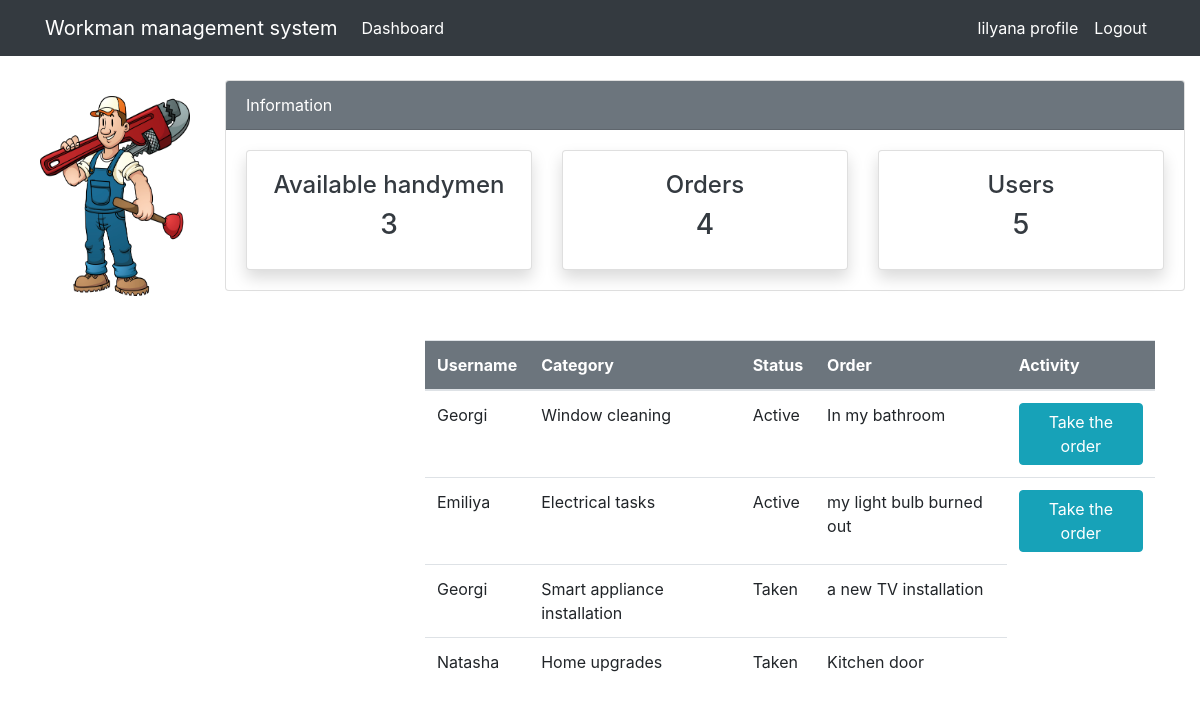
Screenshot of /orders/ (signed in) with the database file from the repository.
### gui/models.py (models this page shows, shortened)
class Order(models.Model):
    owner = models.ForeignKey(User, on_delete=models.CASCADE, null=True)
    category = models.CharField(max_length=80, choices=CATEGORY, null=True)
    order = models.CharField(max_length=150, null=True)
    status = models.CharField(choices=STATUS_CHOICE, max_length=20, null=True)

### gui/views.py (the view)
# urls.py: path('orders/', views.orders, name='gui-orders'),
@login_required(login_url='users-login')
def orders(request):
    order_requests = Order.objects.all()
    users_count = get_user_model().objects.all().count()
    staff_count = get_user_model().objects.filter(is_staff=True).filter(is_superuser=False).count()
    all_count = Order.objects.all().count()
    order_count = Order.objects.filter(owner=request.user).count()
    curr = order_requests.filter(owner=request.user)
    if request.method == 'POST':
        form = OrderForm(request.POST)
        if form.is_valid():
            result = form.save()
            result.owner = request.user
            result.status = "Active"
            result.save()
            return redirect('gui-orders')
    else:
        form = OrderForm()
    context = {
        'all_count':all_count,
        'curr': curr,
        'order_requests': order_requests,
        'form': form,
        'users_count': users_count-staff_count-1,
        'staff_count': staff_count,
        'order_count': order_count,
    }
    return render(request, 'gui/orders.html', context)

### templates/gui/orders.html (shortened to what this page needs)
{% extends 'partials/base.html' %}
{% load crispy_forms_tags %}
{% block content1 %}
{% load static %}
    <img style="float: left; margin: 40px 20px 20px 40px;" src="{% static '/craftman.png' %}" alt="craftman" width="150" height="200" />
{% include 'partials/board.html' %}
{% endblock %}
{% block content %}
<div class="row my-4">
    <div class="col-md-4">
    </div>
    <div class="col-md-8">
        <table class="table bg-white">
            <thead class="bg-secondary text-white">
                <tr>
                    <th scope="col">Username</th>
                    <th scope="col">Category</th>
                    <th scope="col">Status</th>
                    <th scope="col">Order</th>
                    <th scope="col">Activity</th>
                </tr>
            </thead>
            {% if user.is_active and not user.is_staff %}
            <tbody>
                {% for request in curr %}
                <tr>
                    <td>{{ request.owner }}</td>
                    <td>{{ request.category }}</td>
                    <td>{{ request.status }}</td>
                    <td>{{ request.order }}</td>
                    <td>
                        <a class="btn btn-info btn-sm ml-2"
                        href="{% url 'gui-orders-update' request.id %}">Edit</a>
                        <a class="btn btn-danger btn-sm ml-2"
                            href="{% url 'gui-orders-delete' request.id %}">Delete</a>
                    </td>
                </tr>
                {% endfor %}
            </tbody>
            {% else %}
            <tbody>
                {% for request in order_requests %}
                <tr>
                    <td>{{ request.owner }}</td>
                    <td>{{ request.category }}</td>
                    <td>{{ request.status }}</td>
                    <td>{{ request.order }}</td>
                    {% if request.status == "Active" %}
                    <td>
                        <a class="btn btn-info"
                        href="{% url 'gui-orders-mail' request.id %}">Take the order</a>
                    </td>
                    {% endif %}
                </tr>
                {% endfor %}
            </tbody>
            {% endif %}
        </table>
    </div>
</div>
{% endblock %}

### templates/partials/base.html (shortened to what this page needs)
<!doctype html>
<html lang="en">
  <head>
    <link rel="stylesheet" href="https://cdn.jsdelivr.net/npm/bootstrap@4.6.2/dist/css/bootstrap.min.css">
  </head>
  <body>
    {% include 'partials/nav.html' %}
    <div class="board">
      <div class="row align-items-end">
        <div class="col">
          {% block content1 %}
          {% endblock %}
        </div>
      </div>
    </div>
    <div class="container">
      {% block content %} {% endblock %}
    </div>
  </body>
</html>

### templates/partials/nav.html (shortened to what this page needs)
<nav class="navbar navbar-expand-lg navbar-dark bg-dark">
    <div class="container">
        {% if user.is_authenticated %}
        <a class="navbar-brand text-white" href="{% url 'gui-index' %}">Workman management system</a>
        <div class="collapse navbar-collapse" id="navbarSupportedContent">
            <ul class="navbar-nav mr-auto">
                <li class="nav-item active">
                    <a class="nav-link text-white" href="{% url 'gui-index' %}">Dashboard</a>
                </li>
            </ul>
            <ul class="navbar-nav ml-auto">
                <li class="nav-item active">
                    <a class="nav-link text-white">{{ user.username }} profile</a>
                </li>
                <li class="nav-item">
                    <a class="nav-link text-white" href="{% url 'users-logout' %}">Logout</a>
                </li>
            </ul>
            {% endif %}
        </div>
    </div>
</nav>

### templates/partials/board.html (shortened to what this page needs)
<div class="row">
    <div class="col mt-4">
        <div class="card">
            <div class="card-header bg-secondary text-white">Information </div>
            <div class="card-body">
                <div class="row">
                    <div class="col-md-4">
                        <a class="text-decoration-none text-dark" href="{% url 'gui-staff' %}">
                            <div class="card my-card shadow">
                                <div class="card-body text-center">
                                    <h4>Available handymen </h4>
                                    <h3>{{ staff_count }}</h3>
                                </div>
                            </div>
                        </a>
                    </div>
                    <div class="col-md-4">
                        <a class="text-decoration-none text-dark" href="{% url 'gui-orders' %}">
                            <div class="card my-card shadow">
                                <div class="card-body text-center">
                                    <h4>Orders </h4>
                                    {% if user.is_active and not user.is_staff %}
                                    <h3>{{ order_count }}</h3>
                                    {% else %}
                                    <h3>{{ all_count }}</h3>
                                    {% endif %}
                                </div>
                            </div>
                        </a>
                    </div>
                    <div class="col-md-4">
                        <a class="text-decoration-none text-dark">
                            <div class="card my-card shadow">
                                <div class="card-body text-center">
                                    <h4>Users </i></h4>
                                    <h3>{{ users_count }}</h3>
                                </div>
                            </div>
                        </a>
                    </div>
                </div>
            </div>
        </div>
    </div>
</div>

### rows the page displays
Order: owner "Georgi", category "Window cleaning", status "Active", order "In my bathroom", shows "Take the order"
Order: owner "Emiliya", category "Electrical tasks", status "Active", order "my light bulb burned out", shows "Take the order"
Order: owner "Georgi", category "Smart appliance installation", status "Taken", order "a new TV installation"
Order: owner "Natasha", category "Home upgrades", status "Taken", order "Kitchen door"

### other values shown
{{ user.username }} "lilyana"
{{ staff_count }} "3"
{{ all_count }} "4"
{{ users_count }} "5"
